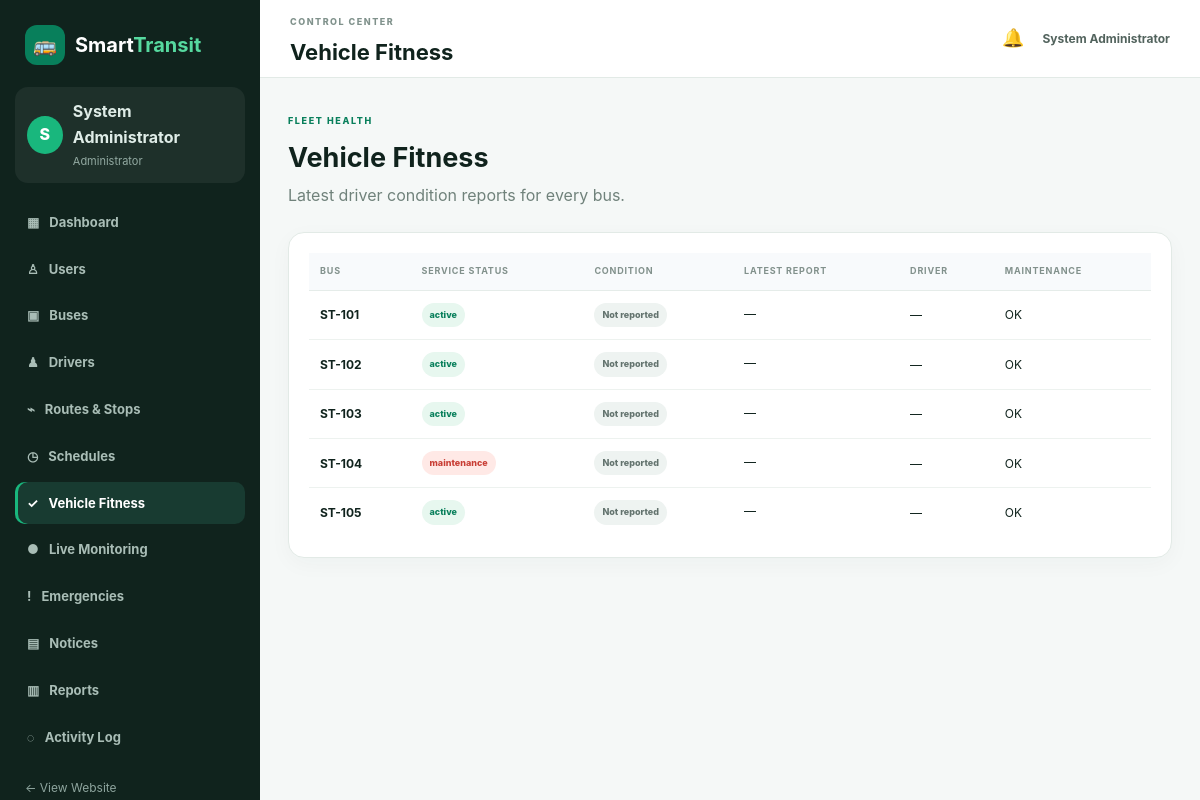
Page /admin/vehicles.php (signed in) on the committed database.
### tables this page shows
CREATE TABLE IF NOT EXISTS buses (
    id INT UNSIGNED AUTO_INCREMENT PRIMARY KEY,
    bus_number VARCHAR(30) NOT NULL UNIQUE,
    registration_number VARCHAR(50) NOT NULL UNIQUE,
    bus_type VARCHAR(50) NOT NULL,
    capacity INT NOT NULL,
    women_only TINYINT(1) NOT NULL DEFAULT 0,
    status ENUM('active','inactive','maintenance') NOT NULL DEFAULT 'active',
    created_at TIMESTAMP DEFAULT CURRENT_TIMESTAMP
);

### includes/functions.php (called while the page is built, shortened)
<?php
function e(?string $value): string {
    return htmlspecialchars($value ?? '', ENT_QUOTES, 'UTF-8');
}
?>

### admin/vehicles.php (the view)
<?php
require_once __DIR__.'/_common.php'; $adminTitle='Vehicle Fitness'; $rows=$pdo->query("SELECT b.id,b.bus_number,b.status,vc.condition_status,vc.notes,vc.reported_at,u.name driver FROM buses b LEFT JOIN vehicle_conditions vc ON vc.id=(SELECT v2.id FROM vehicle_conditions v2 WHERE v2.bus_id=b.id ORDER BY v2.reported_at DESC LIMIT 1) LEFT JOIN users u ON u.id=vc.driver_id ORDER BY CASE WHEN vc.condition_status='Maintenance Required' THEN 1 WHEN vc.condition_status='Needs Attention' THEN 2 ELSE 3 END,b.bus_number")->fetchAll(); require __DIR__.'/_layout.php';
?>
<div class="admin-page-head"><div><span class="admin-kicker">FLEET HEALTH</span><h2>Vehicle Fitness</h2><p>Latest driver condition reports for every bus.</p></div></div>
<section class="admin-panel"><div class="admin-table-wrap"><table class="admin-table"><thead><tr><th>Bus</th><th>Service Status</th><th>Condition</th><th>Latest Report</th><th>Driver</th><th>Maintenance</th></tr></thead><tbody><?php foreach($rows as $r): ?><tr><td><strong><?= e($r['bus_number']) ?></strong></td><td><?= statusBadge($r['status']) ?></td><td><?= statusBadge($r['condition_status']??'Not reported') ?></td><td><?= e($r['reported_at']??'—') ?><small><?= e($r['notes']??'') ?></small></td><td><?= e($r['driver']??'—') ?></td><td><?php if(($r['condition_status']??'')==='Maintenance Required'): ?><span class="admin-alert-text">Maintenance required</span><?php elseif(($r['condition_status']??'')==='Needs Attention'): ?><span class="admin-alert-text">Needs attention</span><?php else: ?>OK<?php endif; ?></td></tr><?php endforeach; ?></tbody></table></div></section>
<?php require __DIR__.'/_layout_end.php'; ?>

### admin/_common.php (shortened to what this page needs)
<?php
require_once __DIR__ . '/../includes/functions.php';
function statusBadge(string $status): string {
    $safe=e($status);
    $class=strtolower(str_replace([' ','_'],'-',$status));
    return '<span class="admin-badge '.$class.'">'.$safe.'</span>';
}

### assets/css/style.css (style rules this page uses)
* { box-sizing:border-box }
html { scroll-behavior:smooth }
body { margin:0;font-family:Inter,Segoe UI,Arial,sans-serif;background:#f6f8fb;color:#172033;line-height:1.6 }
table { width:100%;border-collapse:collapse;min-width:720px }
th,td { text-align:left;padding:14px 16px;border-bottom:1px solid #edf0f3 }
th { background:#f8fafc;font-size:12px;text-transform:uppercase;letter-spacing:.5px }
.admin-body { background:#f5f8f7;color:#10231d }
.admin-welcome,.admin-page-head { display:flex;justify-content:space-between;align-items:flex-end;gap:20px;margin-bottom:24px }
.admin-welcome h2,.admin-page-head h2 { font-size:27px;margin:4px 0 }
.admin-welcome p,.admin-page-head p { color:#70827b;margin:0 }
.admin-kicker { font-size:9px;font-weight:850;letter-spacing:1.6px;color:#087f5b }
.admin-panel { background:#fff;border:1px solid #e2eae6;border-radius:16px;padding:20px;margin-bottom:18px;box-shadow:0 6px 22px rgba(24,59,49,.035) }
.admin-table-wrap { overflow-x:auto }
.admin-table { width:100%;border-collapse:collapse;font-size:12px }
.admin-table th { text-align:left;color:#82918c;font-size:9px;letter-spacing:.8px;text-transform:uppercase;padding:11px;border-bottom:1px solid #e5ece9 }
.admin-table td { padding:12px 11px;border-bottom:1px solid #edf2ef;vertical-align:middle }
.admin-table tr:last-child td { border-bottom:0 }
.admin-table td strong,.admin-table td small { display:block }
.admin-badge { display:inline-block;padding:5px 8px;border-radius:20px;background:#eef3f1;color:#63736e;font-size:9px;font-weight:800 }
.admin-badge.active,.admin-badge.good,.admin-badge.resolved,.admin-badge.information { background:#e7f7ef;color:#087f5b }
.admin-badge.maintenance,.admin-badge.maintenance-required,.admin-badge.critical,.admin-badge.emergency { background:#ffe9e6;color:#c83d34 }

### rows in the picture
buses: bus_number "ST-101", status "active Not reported", reported_at "—", driver "—"
buses: bus_number "ST-102", status "active Not reported", reported_at "—", driver "—"
buses: bus_number "ST-103", status "active Not reported", reported_at "—", driver "—"
buses: bus_number "ST-104", status "maintenance Not reported", reported_at "—", driver "—"
buses: bus_number "ST-105", status "active Not reported", reported_at "—", driver "—"

### other values in the picture
substr($adminUser['name']??'A',0,1) "S"
$adminUser['name'] "System Administrator"
$adminTitle "Vehicle Fitness"
